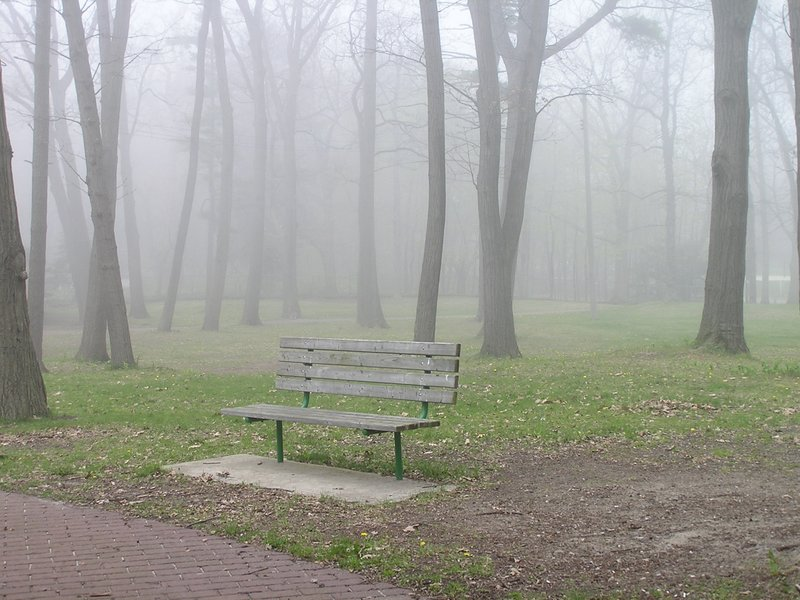
#> input picture inputImages/bench.jpg, 800 x 600 px
$ python -i __init__.py   (imports and definitions only)
#> lines starting #> are read from the running program, lines starting #| are printed output that depends on the picture
import cv2
import numpy as np
import copy

class img_dehazeFaster():
    def __init__(self, airlightEstimation_windowSze=15, boundaryConstraint_windowSze=3, C0=20, C1=300,
                 regularize_lambda=0.1, sigma=0.5, delta=0.85, showHazeTransmissionMap=True):
        self.airlightEstimation_windowSze = airlightEstimation_windowSze
        self.boundaryConstraint_windowSze = boundaryConstraint_windowSze
        self.C0 = C0
        self.C1 = C1
        self.regularize_lambda = regularize_lambda
        self.sigma = sigma
        self.delta = delta
        self.showHazeTransmissionMap = showHazeTransmissionMap
        self._A = []
        self._transmission = []

    def __AirlightEstimation(self, HazeImg):
        kernel = np.ones((self.airlightEstimation_windowSze, self.airlightEstimation_windowSze), np.uint8)
        min_img = cv2.erode(HazeImg, kernel)

        if HazeImg.ndim == 3:
            self._A = [int(min_img_channel.max()) for min_img_channel in cv2.split(min_img)]
        else:
            self._A = [int(min_img.max())]

    def __BoundCon(self, HazeImg):
        if HazeImg.ndim == 3:
            t_b = np.maximum((self._A[0] - HazeImg[:, :, 0].astype(float)) / (self._A[0] - self.C0),
                             (HazeImg[:, :, 0].astype(float) - self._A[0]) / (self.C1 - self._A[0]))
            t_g = np.maximum((self._A[1] - HazeImg[:, :, 1].astype(float)) / (self._A[1] - self.C0),
                             (HazeImg[:, :, 1].astype(float) - self._A[1]) / (self.C1 - self._A[1]))
            t_r = np.maximum((self._A[2] - HazeImg[:, :, 2].astype(float)) / (self._A[2] - self.C0),
                             (HazeImg[:, :, 2].astype(float) - self._A[2]) / (self.C1 - self._A[2]))

            MaxVal = np.maximum.reduce([t_b, t_g, t_r])
            self._Transmission = np.minimum(MaxVal, 1)
        else:
            self._Transmission = np.maximum((self._A[0] - HazeImg.astype(float)) / (self._A[0] - self.C0),
                                            (HazeImg.astype(float) - self._A[0]) / (self.C1 - self._A[0]))
            self._Transmission = np.minimum(self._Transmission, 1)

        kernel = np.ones((self.boundaryConstraint_windowSze, self.boundaryConstraint_windowSze), float)
        self._Transmission = cv2.morphologyEx(self._Transmission, cv2.MORPH_CLOSE, kernel=kernel)

    def __LoadFilterBank(self):
        KirschFilters = [np.array([[-3, -3, -3], [-3, 0, 5], [-3, 5, 5]]),
                         np.array([[-3, -3, -3], [-3, 0, -3], [5, 5, 5]]),
                         np.array([[-3, -3, -3], [5, 0, -3], [5, 5, -3]]),
                         np.array([[5, -3, -3], [5, 0, -3], [5, -3, -3]]),
                         np.array([[5, 5, -3], [5, 0, -3], [-3, -3, -3]]),
                         np.array([[5, 5, 5], [-3, 0, -3], [-3, -3, -3]]),
                         np.array([[-3, 5, 5], [-3, 0, 5], [-3, -3, -3]]),
                         np.array([[-3, -3, 5], [-3, 0, 5], [-3, -3, 5]]),
                         np.array([[-1, -1, -1], [-1, 8, -1], [-1, -1, -1]])]
        return KirschFilters

    def __CalculateWeightingFunction(self, HazeImg, Filter):
        HazeImageDouble = HazeImg.astype(float) / 255.0
        if HazeImg.ndim == 3:
            Red = HazeImageDouble[:, :, 2]
            d_r = cv2.filter2D(Red, -1, Filter)

            Green = HazeImageDouble[:, :, 1]
            d_g = cv2.filter2D(Green, -1, Filter)

            Blue = HazeImageDouble[:, :, 0]
            d_b = cv2.filter2D(Blue, -1, Filter)

            return np.exp(-((d_r ** 2) + (d_g ** 2) + (d_b ** 2)) / (2 * self.sigma * self.sigma))
        else:
            d = cv2.filter2D(HazeImageDouble, -1, Filter)
            return np.exp(-((d ** 2) + (d ** 2) + (d ** 2)) / (2 * self.sigma * self.sigma))

    def __CalTransmission(self, HazeImg):
        rows, cols = self._Transmission.shape

        KirschFilters = self.__LoadFilterBank()

        for idx, currentFilter in enumerate(KirschFilters):
            KirschFilters[idx] = KirschFilters[idx] / np.linalg.norm(currentFilter)

        WFun = np.array([self.__CalculateWeightingFunction(HazeImg, currentFilter) for currentFilter in KirschFilters])

        tF = np.fft.fft2(self._Transmission)
        DS = sum(np.abs(cv2.filter2D(np.zeros_like(self._Transmission), -1, currentFilter)) ** 2 for currentFilter in KirschFilters)

        beta = 1
        beta_max = 2 ** 4
        beta_rate = 2 * np.sqrt(2)

        while beta < beta_max:
            gamma = self.regularize_lambda / beta
            DU = sum(cv2.filter2D(self._Transmission, -1, currentFilter) *
                     np.sign(cv2.filter2D(self._Transmission, -1, cv2.flip(currentFilter, -1))) /
                     (len(KirschFilters) * beta) for currentFilter in KirschFilters)

            self._Transmission = np.abs(np.fft.ifft2((gamma * tF + DU) / (gamma + DS)))
            beta = beta * beta_rate

        if self.showHazeTransmissionMap:
            cv2.imshow("Haze Transmission Map", self._Transmission)
            cv2.waitKey(1)

    def __removeHaze(self, HazeImg):
        epsilon = 0.0001
        Transmission = np.maximum(np.abs(self._Transmission), epsilon) ** self.delta

        HazeCorrectedImage = copy.deepcopy(HazeImg)
        if HazeImg.ndim == 3:
            for ch in range(HazeImg.shape[2]):
                temp = ((HazeImg[:, :, ch].astype(float) - self._A[ch]) / Transmission) + self._A[ch]
                temp = np.maximum(np.minimum(temp, 255), 0)
                HazeCorrectedImage[:, :, ch] = temp
        else:
            temp = ((HazeImg.astype(float) - self._A[0]) / Transmission) + self._A[0]
            temp = np.maximum(np.minimum(temp, 255), 0)
            HazeCorrectedImage = temp
        return HazeCorrectedImage

    # [41 lines left out: functions __psf2otf, __zero_pad, not called in this run]

    def remove_haze(self, HazeImg):
        self.__AirlightEstimation(HazeImg)
        self.__BoundCon(HazeImg)
        self.__CalTransmission(HazeImg)
        haze_corrected_img = self.__removeHaze(HazeImg)
        HazeTransmissionMap = self._Transmission
        return haze_corrected_img, HazeTransmissionMap

# [8 lines left out: function remove_haze, not called in this run]

>>> import cv2
>>> picture = cv2.imread('../inputImages/bench.jpg')
#> picture is the input picture: shape (600, 800, 3); mean B, G, R 153, 160.2, 159.8
>>> result = img_dehazeFaster().remove_haze(picture)
#> in __AirlightEstimation, `min_img = cv2.erode(HazeImg, kernel)`:
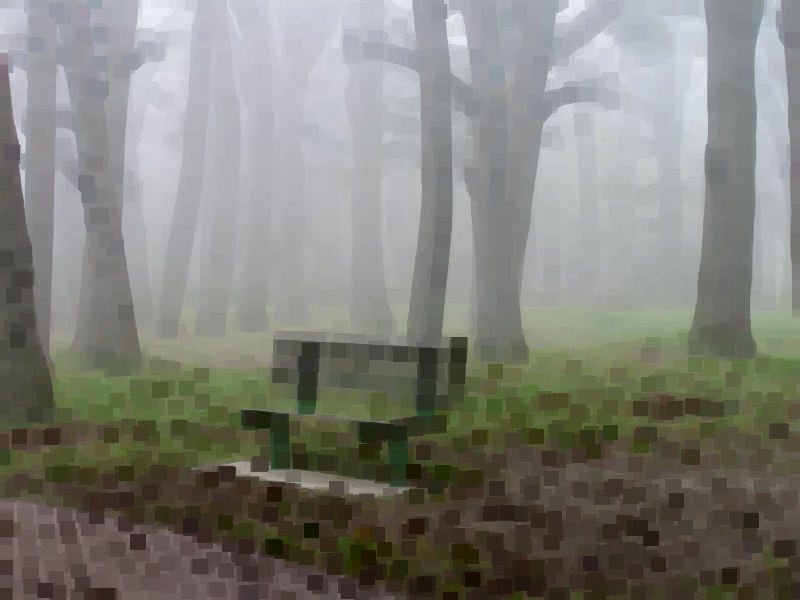
#> min_img: shape (600, 800, 3); mean B, G, R 120.8, 128, 128
#> in __AirlightEstimation, `self._A = [int(min_img_channel.max()) for min_img_channel in cv2.split..`: self._A = [249, 242, 238]
#> in __BoundCon, `t_r = np.maximum((self._A[2] - HazeImg[:, :, 2].astype(float)) / (self..`:
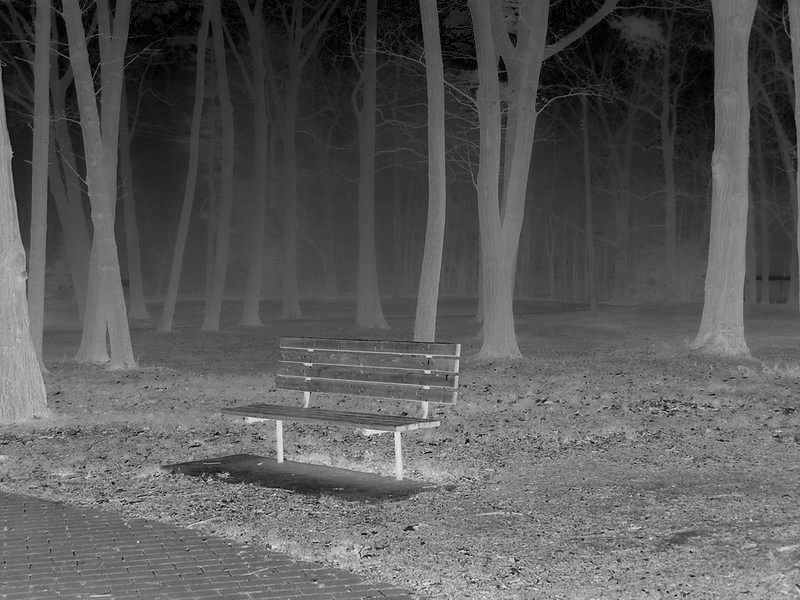
#> t_r: shape (600, 800) float64; min 0, max 1.02, mean 0.36; drawn with min black and max white
#> in __BoundCon, `self._Transmission = cv2.morphologyEx(self._Transmission, cv2.MORPH_CL..`:
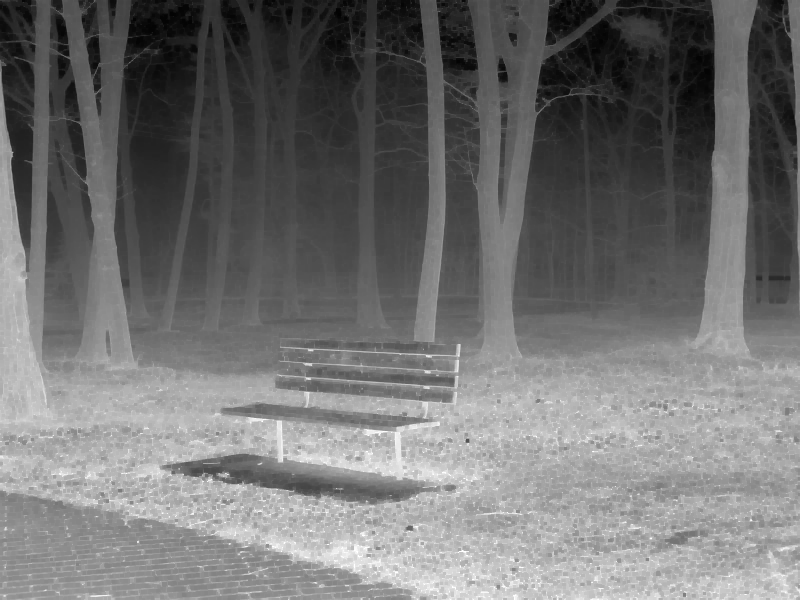
#> self._Transmission: shape (600, 800) float64; min 0.00901, max 1, mean 0.446
#> in __CalculateWeightingFunction, `Red = HazeImageDouble[:, :, 2]`:
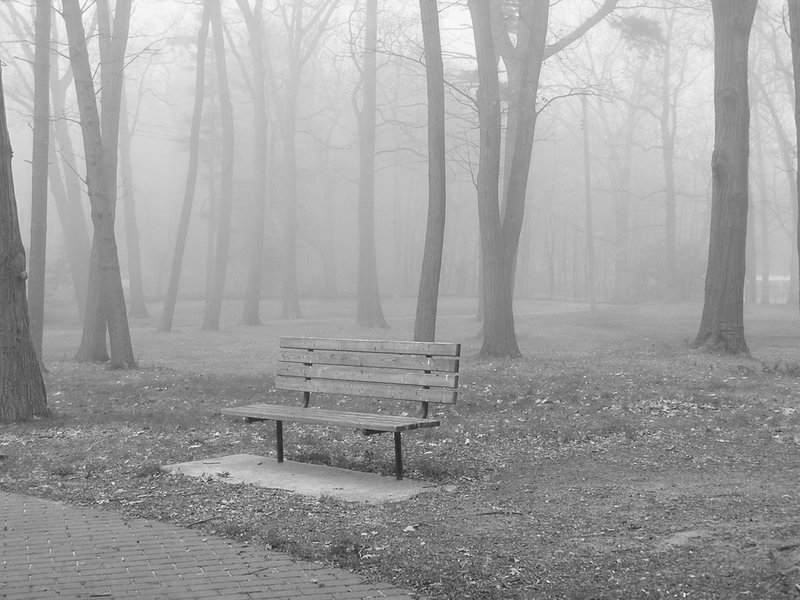
#> Red: shape (600, 800) float64; min 0.0627, max 1, mean 0.627
#> in __CalculateWeightingFunction, `Blue = HazeImageDouble[:, :, 0]`:
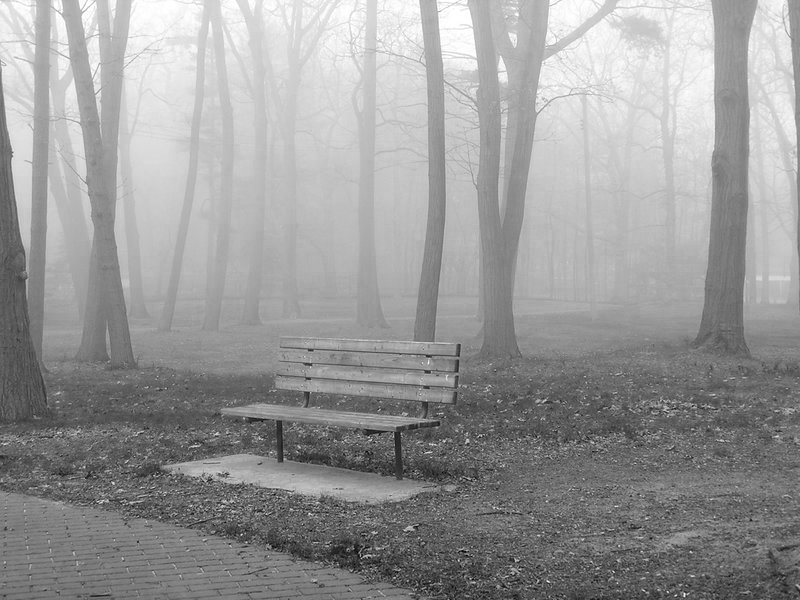
#> Blue: shape (600, 800) float64; min 0, max 1, mean 0.6
#> in __CalculateWeightingFunction (call 9), `d_b = cv2.filter2D(Blue, -1, Filter)`:
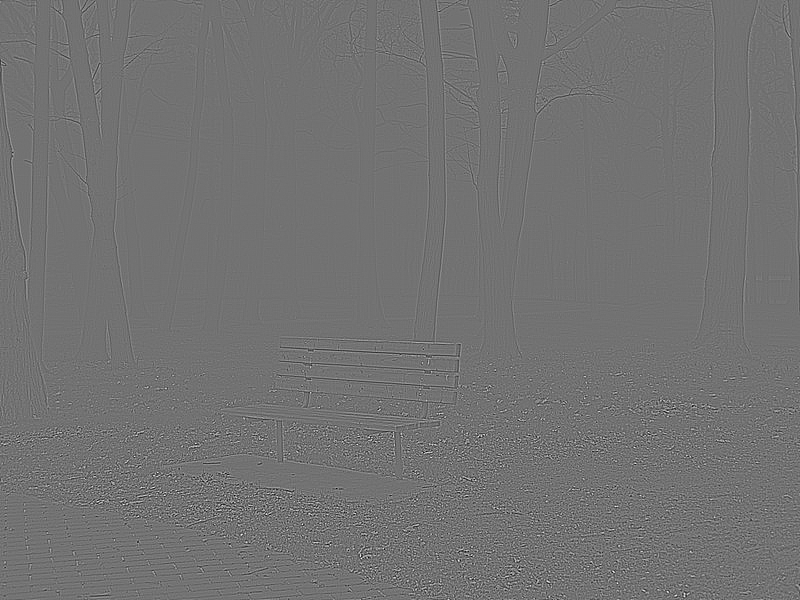
#> d_b: shape (600, 800) float64; min -0.339, max 0.415, mean -6.33e-06; drawn with min black and max white
#> in __CalculateWeightingFunction (call 9), `return np.exp(-((d_r ** 2) + (d_g ** 2) + (d_b ** 2)) / (2 * self.sigm..`:
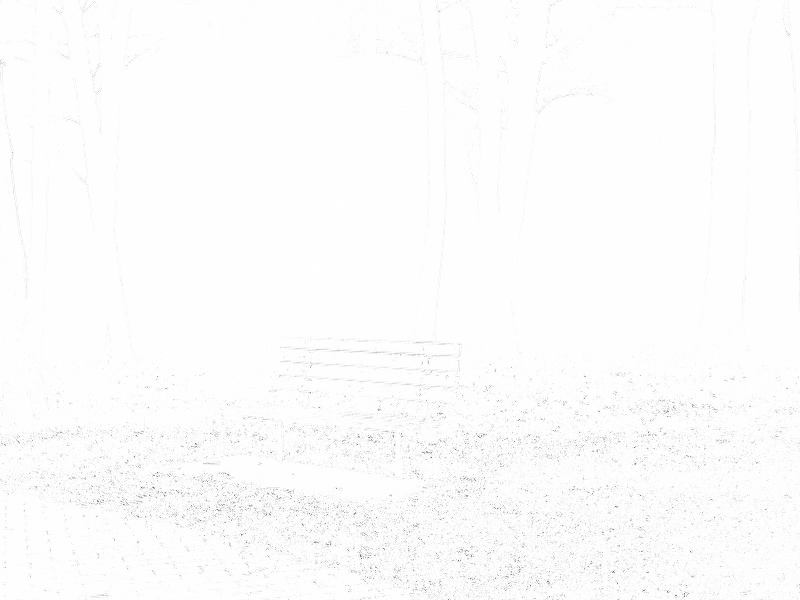
#> returned value: shape (600, 800) float64; min 0.353, max 1, mean 0.992
#> after the loop in __CalTransmission, `while beta < beta_max:`: beta = 22.63
